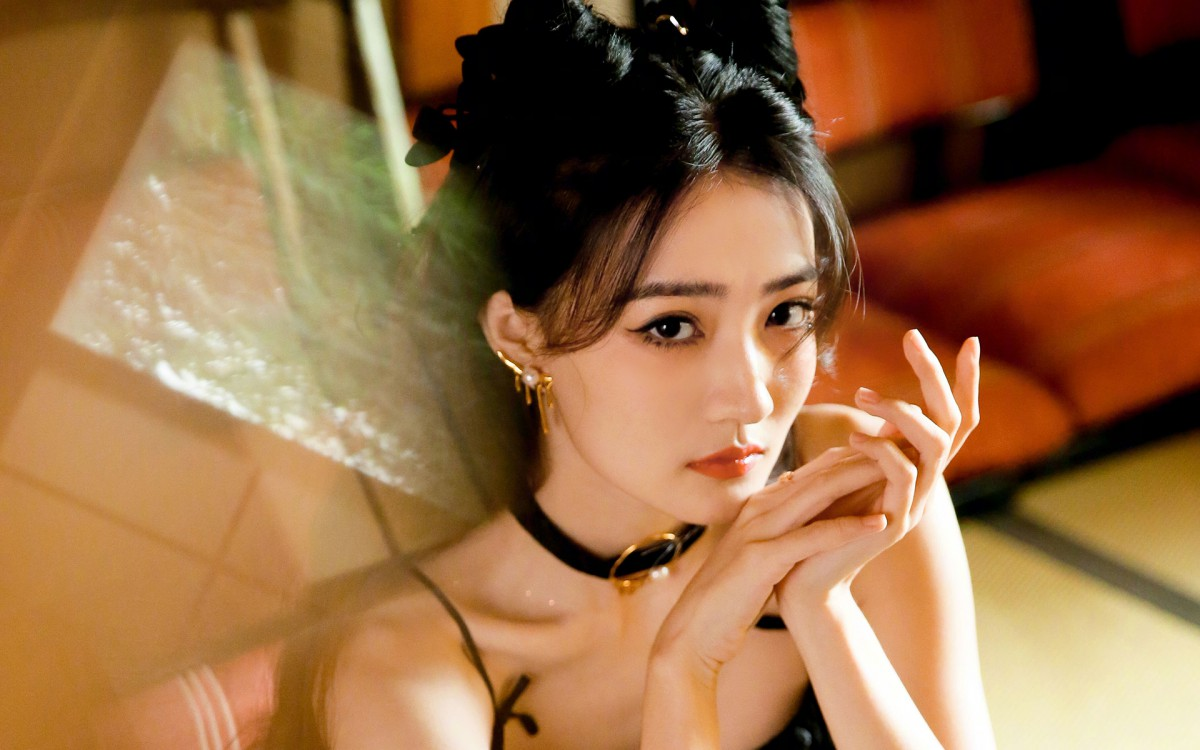
#> input picture img_code/img/xl_6.jpg, 1200 x 750 px
$ python img_11_face_detect.py
#> lines starting #> are read from the running program, lines starting #| are printed output that depends on the picture; after the words box and inside, x2 and y2 are one past the last pixel; in counts of white or black regions, pixels touching at a corner belong together
import cv2 as cv
import matplotlib.pyplot as plt

print(cv.__file__)
# 1.以灰度图的形式读取图片
img = cv.imread("img/xl_6.jpg")
#> img is the input picture: shape (750, 1200, 3); mean B, G, R 69.1, 108.5, 151.8
gray = cv.cvtColor(img, cv.COLOR_BGR2GRAY)
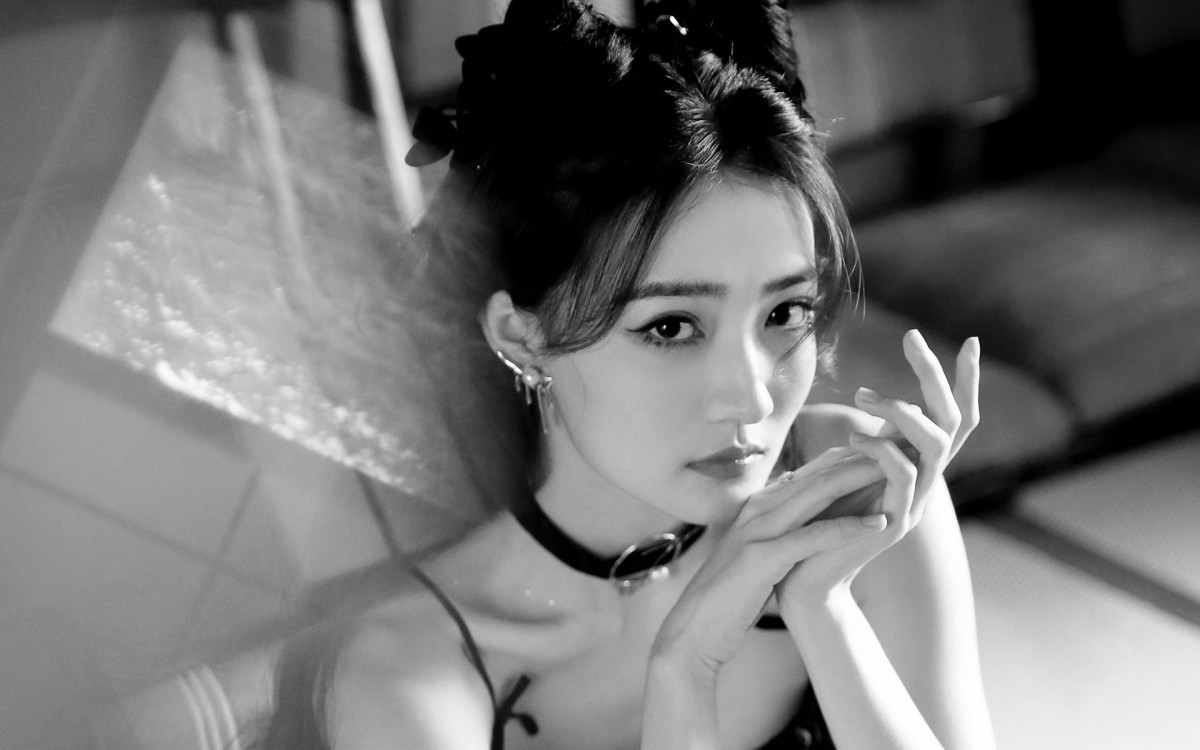
#> gray: shape (750, 1200); min 0, max 255, mean 117

# 2.实例化OpenCV人脸和眼睛识别的分类器
face_cas = cv.CascadeClassifier("haarcascade_frontalface_default.xml")
face_cas.load('haarcascade_frontalface_default.xml')

eyes_cas = cv.CascadeClassifier("haarcascade_eye.xml")
eyes_cas.load("haarcascade_eye.xml")

# 3.调用识别人脸
faceRects = face_cas.detectMultiScale(gray, scaleFactor=1.2, minNeighbors=2, minSize=(32, 32))
#> faceRects = [[550, 182, 365, 365]]
for faceRect in faceRects:
    x, y, w, h = faceRect
    # 框出人脸
    cv.rectangle(img, (x, y), (x + h, y + w), (0, 255, 0), 3)
    # 4.在识别出的人脸中进行眼睛的检测
    roi_color = img[y:y + h, x:x + w]
    roi_gray = gray[y:y + h, x:x + w]
    eyes = eyes_cas.detectMultiScale(roi_gray)
    for (ex, ey, ew, eh) in eyes:
        cv.rectangle(roi_color, (ex, ey), (ex + ew, ey + eh), (0, 255, 0), 2)
#> this loop made 1 pass
#> (x, y, w, h, eyes) on pass 1: (550, 182, 365, 365, [[85, 115, 66, 66], [202, 100, 64, 64]])
#> pass 1, `roi_color = img[y:y + h, x:x + w]`:
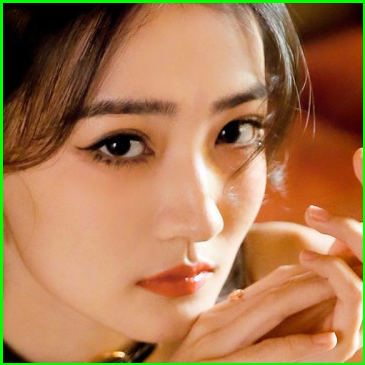
#> roi_color: shape (365, 365, 3); mean B, G, R 80.8, 121.2, 169.4
#> pass 1, `roi_gray = gray[y:y + h, x:x + w]`:
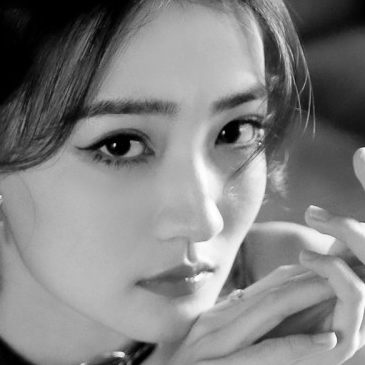
#> roi_gray: shape (365, 365); min 0, max 255, mean 129.3
#> after the loop:
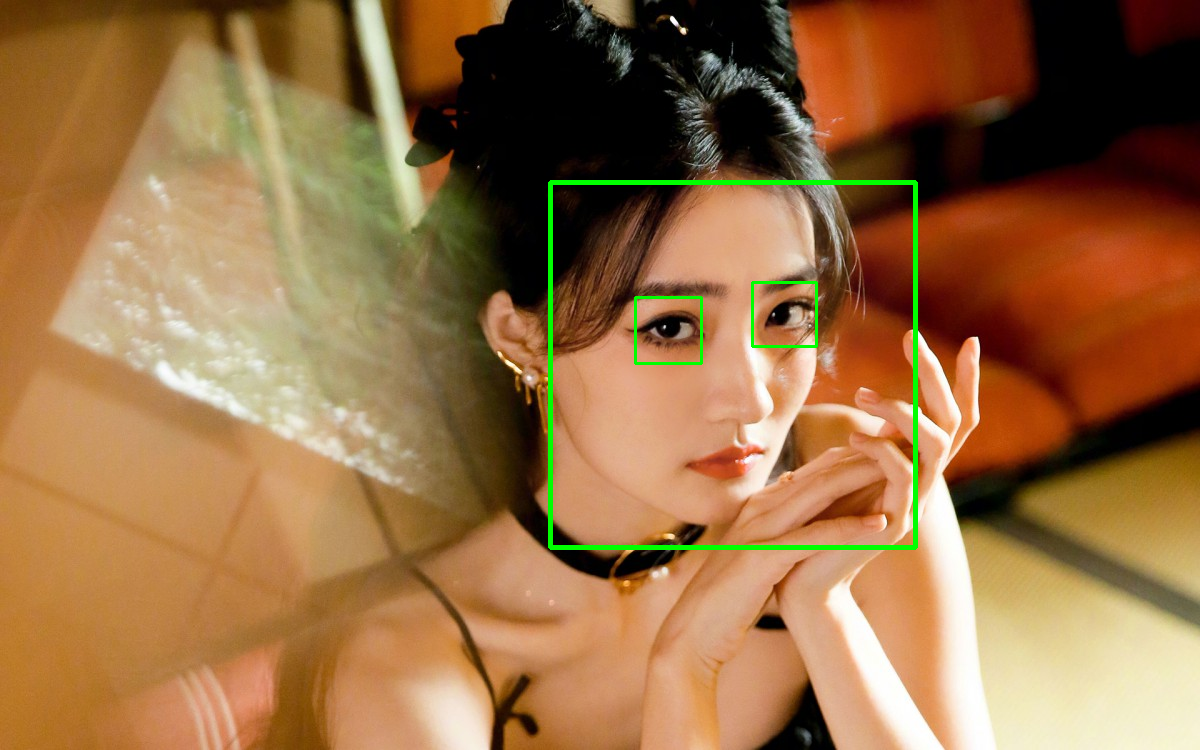
#> img: shape (750, 1200, 3); 0.98% of pixels changed, all inside (x1, y1, x2, y2) = (548, 180, 918, 550)
#> after the loop:
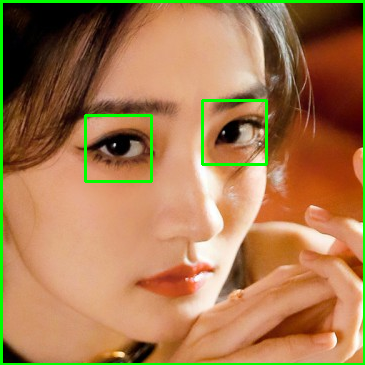
#> roi_color: shape (365, 365, 3); 1.16% of pixels changed, all inside (x1, y1, x2, y2) = (84, 99, 268, 183)
# 5. 检测结果的绘制
plt.figure(figsize=(8, 6), dpi=100)
plt.imshow(img[:, :, ::-1]), plt.title('检测结果')
plt.xticks([]), plt.yticks([])
plt.show()

$ run again, with img_code/img/xl_2.jpg copied over img_code/img/xl_6.jpg
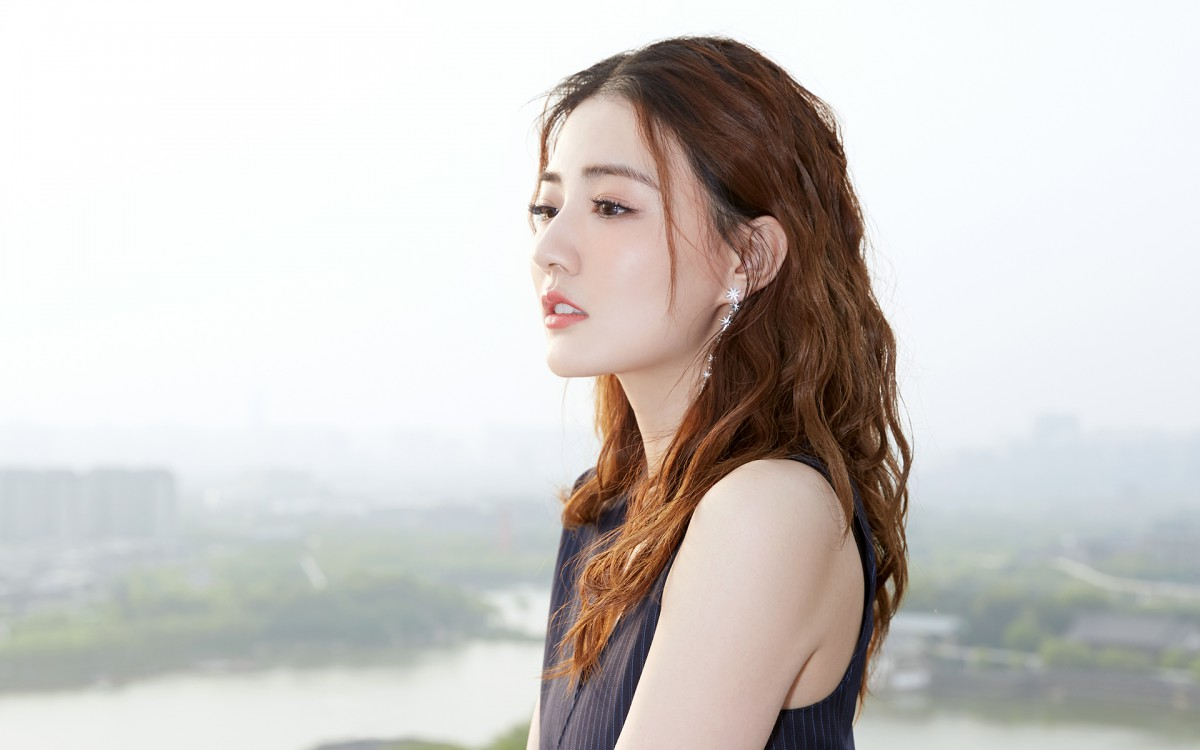
#> input picture img_code/img/xl_2.jpg, 1200 x 750 px
#> img is the input picture: shape (750, 1200, 3); mean B, G, R 199.8, 202.9, 206.7
#> `gray = cv.cvtColor(img, cv.COLOR_BGR2GRAY)`:
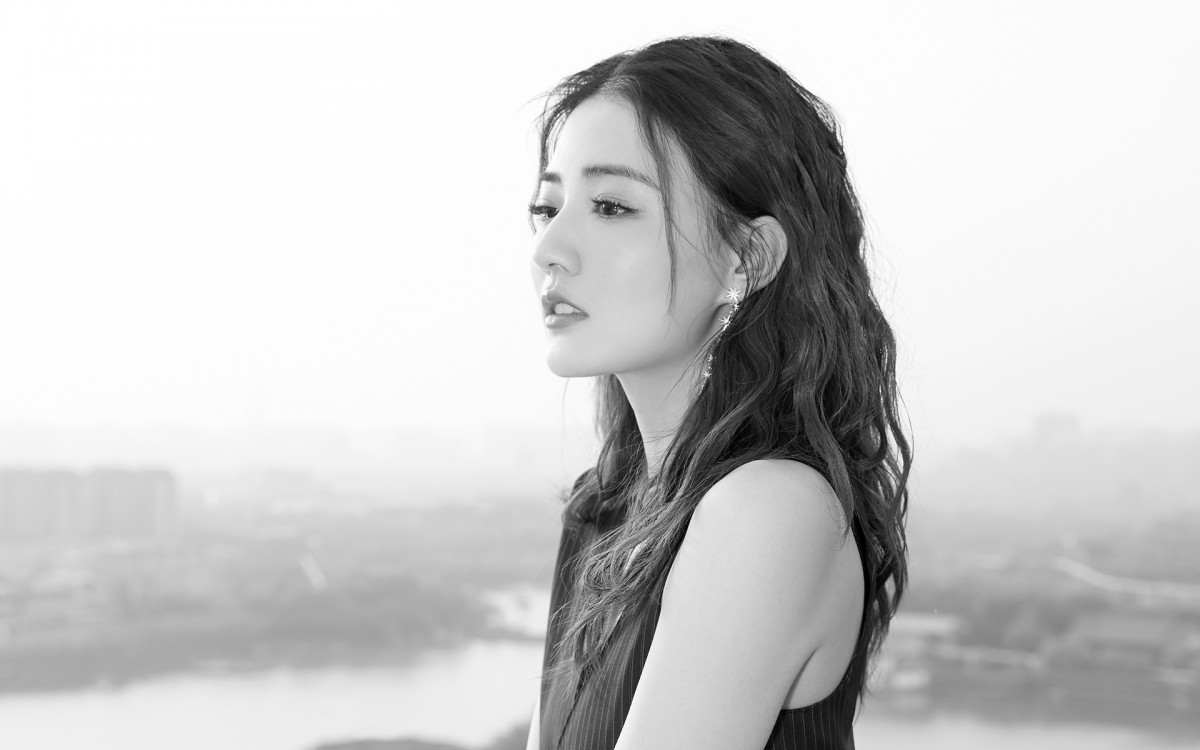
#> gray: shape (750, 1200); min 0, max 255, mean 203.7
#> faceRects = [[618, 482, 58, 58]]
#> the loop `for faceRect in faceRects:` made 1 pass
#> after the loop `for faceRect in faceRects:`:
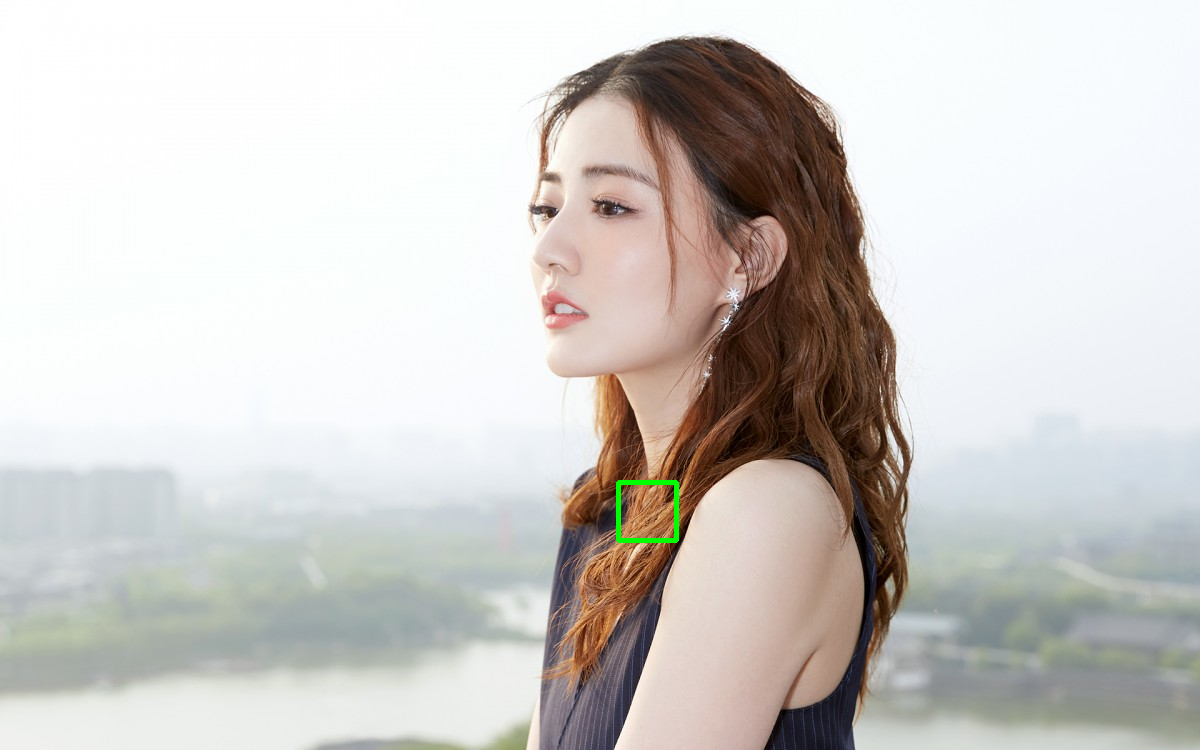
#> img: shape (750, 1200, 3); 0.13% of pixels changed, all inside (x1, y1, x2, y2) = (616, 480, 679, 543)

$ run again, with img_code/img/xl_3.jpg copied over img_code/img/xl_6.jpg
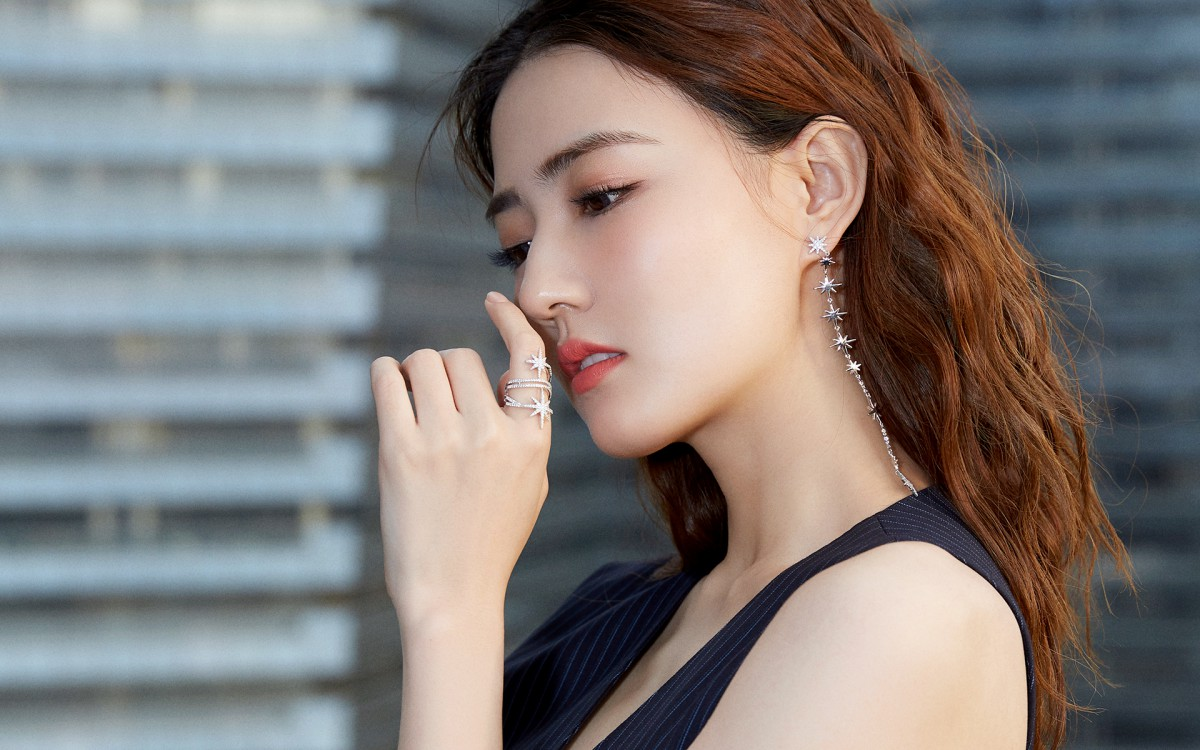
#> input picture img_code/img/xl_3.jpg, 1200 x 750 px
#> img is the input picture: shape (750, 1200, 3); mean B, G, R 120.8, 123.4, 129.5
#> `gray = cv.cvtColor(img, cv.COLOR_BGR2GRAY)`:
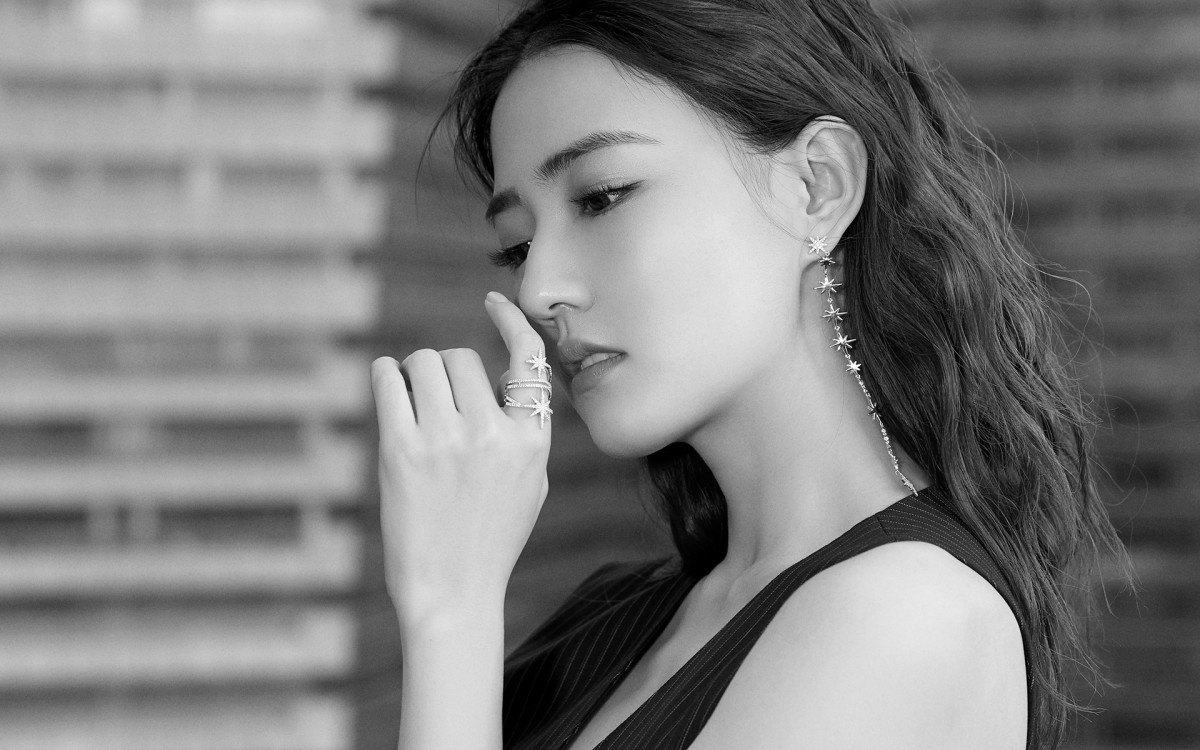
#> gray: shape (750, 1200); min 0, max 255, mean 124.9
#> faceRects = [[860, 266, 50, 50], [291, 28, 192, 192]]
#> the loop `for faceRect in faceRects:` made 2 passes
#> after the loop `for faceRect in faceRects:`:
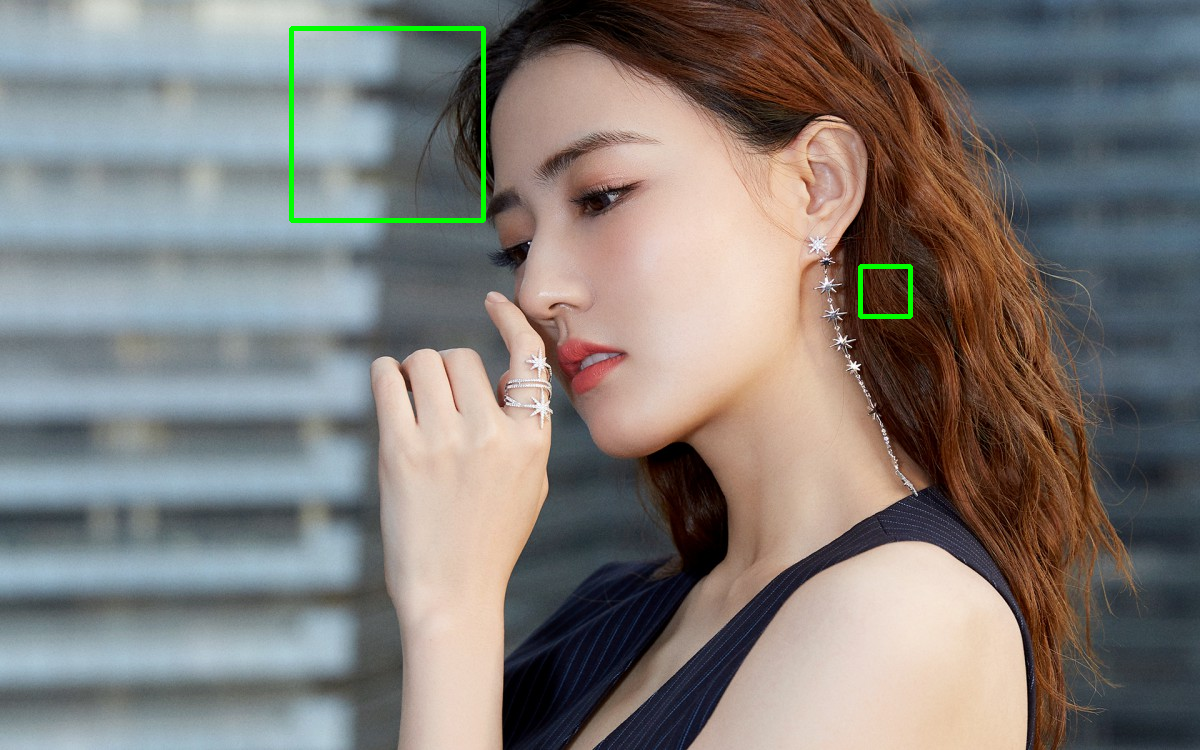
#> img: shape (750, 1200, 3); 0.54% of pixels changed, all inside (x1, y1, x2, y2) = (289, 26, 913, 319)
